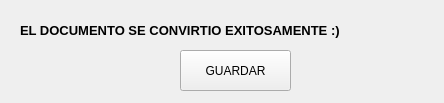
<?xml version="1.0" encoding="UTF-8"?>
<ui version="4.0">
 <class>Form</class>
 <widget class="QWidget" name="Form">
  <property name="geometry">
   <rect>
    <x>0</x>
    <y>0</y>
    <width>444</width>
    <height>103</height>
   </rect>
  </property>
  <property name="windowTitle">
   <string>Form</string>
  </property>
  <widget class="QLabel" name="mensaje">
   <property name="geometry">
    <rect>
     <x>20</x>
     <y>20</y>
     <width>421</width>
     <height>21</height>
    </rect>
   </property>
   <property name="font">
    <font>
     <family>Arial</family>
     <pointsize>10</pointsize>
     <weight>75</weight>
     <bold>true</bold>
    </font>
   </property>
   <property name="text">
    <string>EL DOCUMENTO SE CONVIRTIO EXITOSAMENTE :)</string>
   </property>
  </widget>
  <widget class="QPushButton" name="guardar">
   <property name="geometry">
    <rect>
     <x>180</x>
     <y>50</y>
     <width>111</width>
     <height>41</height>
    </rect>
   </property>
   <property name="text">
    <string>GUARDAR</string>
   </property>
  </widget>
 </widget>
 <resources/>
 <connections/>
</ui>
